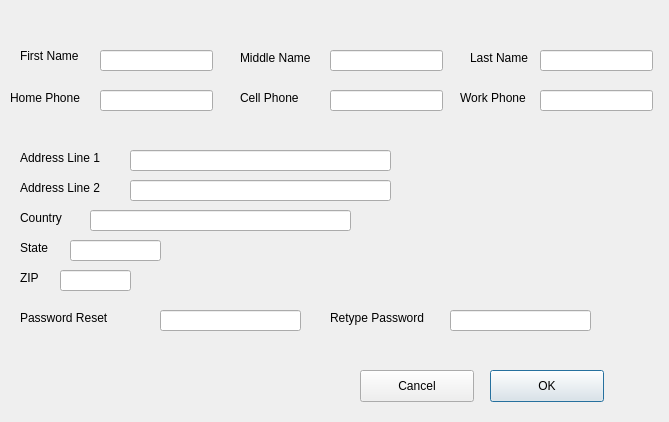
<?xml version="1.0" encoding="UTF-8"?>
<ui version="4.0">
 <class>UpDateUserInfo</class>
 <widget class="QDialog" name="UpDateUserInfo">
  <property name="geometry">
   <rect>
    <x>0</x>
    <y>0</y>
    <width>669</width>
    <height>422</height>
   </rect>
  </property>
  <property name="windowTitle">
   <string>Update User Info</string>
  </property>
  <widget class="QLabel" name="fName">
   <property name="geometry">
    <rect>
     <x>20</x>
     <y>40</y>
     <width>71</width>
     <height>31</height>
    </rect>
   </property>
   <property name="text">
    <string>First Name</string>
   </property>
  </widget>
  <widget class="QLabel" name="label_2">
   <property name="geometry">
    <rect>
     <x>240</x>
     <y>50</y>
     <width>81</width>
     <height>16</height>
    </rect>
   </property>
   <property name="text">
    <string>Middle Name</string>
   </property>
  </widget>
  <widget class="QLabel" name="label_3">
   <property name="geometry">
    <rect>
     <x>470</x>
     <y>50</y>
     <width>71</width>
     <height>16</height>
    </rect>
   </property>
   <property name="text">
    <string>Last Name</string>
   </property>
  </widget>
  <widget class="QLabel" name="label_4">
   <property name="geometry">
    <rect>
     <x>20</x>
     <y>150</y>
     <width>121</width>
     <height>16</height>
    </rect>
   </property>
   <property name="text">
    <string>Address Line 1</string>
   </property>
  </widget>
  <widget class="QLabel" name="label_5">
   <property name="geometry">
    <rect>
     <x>20</x>
     <y>180</y>
     <width>121</width>
     <height>16</height>
    </rect>
   </property>
   <property name="text">
    <string>Address Line 2</string>
   </property>
  </widget>
  <widget class="QLabel" name="label_6">
   <property name="geometry">
    <rect>
     <x>20</x>
     <y>310</y>
     <width>101</width>
     <height>16</height>
    </rect>
   </property>
   <property name="text">
    <string>Password Reset</string>
   </property>
  </widget>
  <widget class="QLabel" name="label_7">
   <property name="geometry">
    <rect>
     <x>330</x>
     <y>310</y>
     <width>111</width>
     <height>16</height>
    </rect>
   </property>
   <property name="text">
    <string>Retype Password</string>
   </property>
  </widget>
  <widget class="QLabel" name="label_8">
   <property name="geometry">
    <rect>
     <x>10</x>
     <y>90</y>
     <width>91</width>
     <height>16</height>
    </rect>
   </property>
   <property name="text">
    <string>Home Phone</string>
   </property>
  </widget>
  <widget class="QLabel" name="label_9">
   <property name="geometry">
    <rect>
     <x>240</x>
     <y>90</y>
     <width>91</width>
     <height>16</height>
    </rect>
   </property>
   <property name="text">
    <string>Cell Phone</string>
   </property>
  </widget>
  <widget class="QLabel" name="label_10">
   <property name="geometry">
    <rect>
     <x>460</x>
     <y>90</y>
     <width>81</width>
     <height>16</height>
    </rect>
   </property>
   <property name="text">
    <string>Work Phone</string>
   </property>
  </widget>
  <widget class="QLabel" name="label_11">
   <property name="geometry">
    <rect>
     <x>20</x>
     <y>210</y>
     <width>71</width>
     <height>16</height>
    </rect>
   </property>
   <property name="text">
    <string>Country</string>
   </property>
  </widget>
  <widget class="QLabel" name="label_12">
   <property name="geometry">
    <rect>
     <x>20</x>
     <y>240</y>
     <width>62</width>
     <height>16</height>
    </rect>
   </property>
   <property name="text">
    <string>State</string>
   </property>
  </widget>
  <widget class="QLabel" name="label_13">
   <property name="geometry">
    <rect>
     <x>20</x>
     <y>270</y>
     <width>62</width>
     <height>16</height>
    </rect>
   </property>
   <property name="text">
    <string>ZIP</string>
   </property>
  </widget>
  <widget class="QLineEdit" name="lineEdit_fName">
   <property name="geometry">
    <rect>
     <x>100</x>
     <y>50</y>
     <width>113</width>
     <height>21</height>
    </rect>
   </property>
  </widget>
  <widget class="QLineEdit" name="lineEdit_mName">
   <property name="geometry">
    <rect>
     <x>330</x>
     <y>50</y>
     <width>113</width>
     <height>21</height>
    </rect>
   </property>
  </widget>
  <widget class="QLineEdit" name="lineEdit_lName">
   <property name="geometry">
    <rect>
     <x>540</x>
     <y>50</y>
     <width>113</width>
     <height>21</height>
    </rect>
   </property>
  </widget>
  <widget class="QLineEdit" name="lineEdit_4">
   <property name="geometry">
    <rect>
     <x>100</x>
     <y>90</y>
     <width>113</width>
     <height>21</height>
    </rect>
   </property>
  </widget>
  <widget class="QLineEdit" name="lineEdit_5">
   <property name="geometry">
    <rect>
     <x>330</x>
     <y>90</y>
     <width>113</width>
     <height>21</height>
    </rect>
   </property>
  </widget>
  <widget class="QLineEdit" name="lineEdit_6">
   <property name="geometry">
    <rect>
     <x>540</x>
     <y>90</y>
     <width>113</width>
     <height>21</height>
    </rect>
   </property>
  </widget>
  <widget class="QLineEdit" name="lineEdit_address1">
   <property name="geometry">
    <rect>
     <x>130</x>
     <y>150</y>
     <width>261</width>
     <height>21</height>
    </rect>
   </property>
  </widget>
  <widget class="QLineEdit" name="lineEdit_address2">
   <property name="geometry">
    <rect>
     <x>130</x>
     <y>180</y>
     <width>261</width>
     <height>21</height>
    </rect>
   </property>
  </widget>
  <widget class="QLineEdit" name="lineEdit_country">
   <property name="geometry">
    <rect>
     <x>90</x>
     <y>210</y>
     <width>261</width>
     <height>21</height>
    </rect>
   </property>
  </widget>
  <widget class="QLineEdit" name="lineEdit_state">
   <property name="geometry">
    <rect>
     <x>70</x>
     <y>240</y>
     <width>91</width>
     <height>21</height>
    </rect>
   </property>
  </widget>
  <widget class="QLineEdit" name="lineEdit_zip">
   <property name="geometry">
    <rect>
     <x>60</x>
     <y>270</y>
     <width>71</width>
     <height>21</height>
    </rect>
   </property>
  </widget>
  <widget class="QLineEdit" name="lineEdit_password">
   <property name="geometry">
    <rect>
     <x>160</x>
     <y>310</y>
     <width>141</width>
     <height>21</height>
    </rect>
   </property>
  </widget>
  <widget class="QLineEdit" name="lineEdit_retypePassword">
   <property name="geometry">
    <rect>
     <x>450</x>
     <y>310</y>
     <width>141</width>
     <height>21</height>
    </rect>
   </property>
  </widget>
  <widget class="QPushButton" name="pushButton">
   <property name="geometry">
    <rect>
     <x>490</x>
     <y>370</y>
     <width>114</width>
     <height>32</height>
    </rect>
   </property>
   <property name="text">
    <string>OK</string>
   </property>
  </widget>
  <widget class="QPushButton" name="pushButton_2">
   <property name="geometry">
    <rect>
     <x>360</x>
     <y>370</y>
     <width>114</width>
     <height>32</height>
    </rect>
   </property>
   <property name="text">
    <string>Cancel</string>
   </property>
  </widget>
 </widget>
 <resources/>
 <connections>
  <connection>
   <sender>pushButton_2</sender>
   <signal>clicked()</signal>
   <receiver>UpDateUserInfo</receiver>
   <slot>close()</slot>
   <hints>
    <hint type="sourcelabel">
     <x>409</x>
     <y>387</y>
    </hint>
    <hint type="destinationlabel">
     <x>291</x>
     <y>387</y>
    </hint>
   </hints>
  </connection>
 </connections>
</ui>
